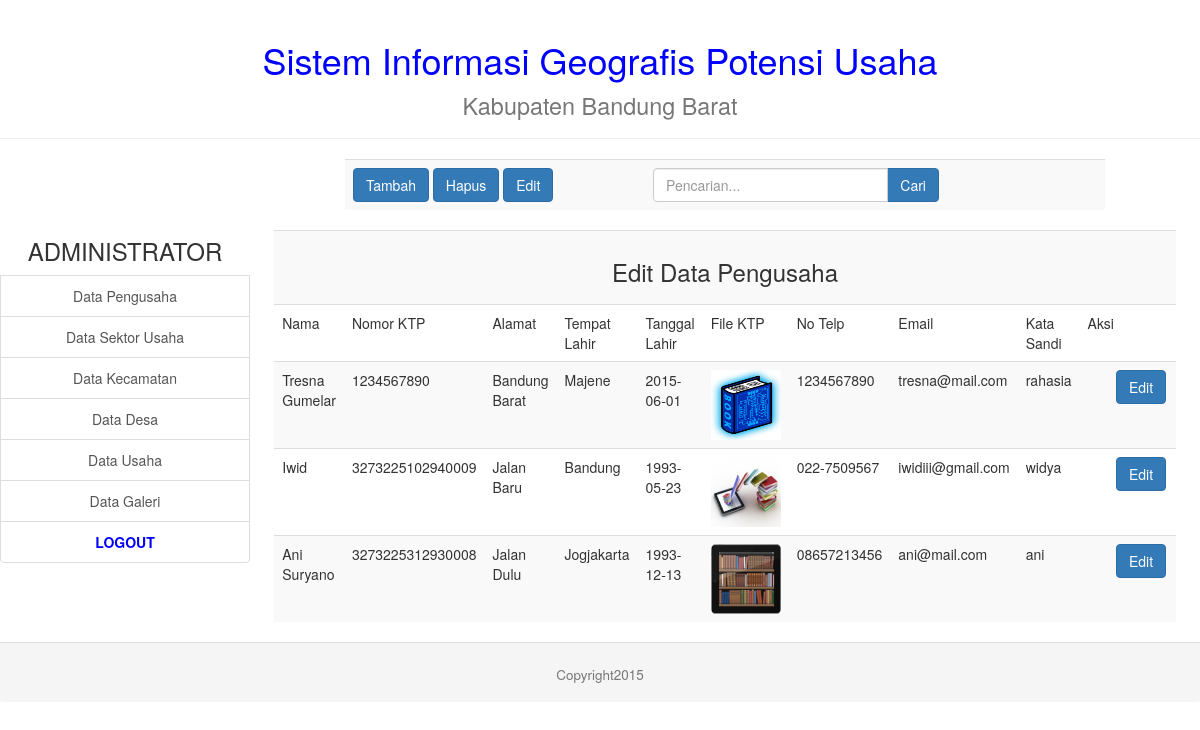
Screenshot of /admin/pengusaha_edit.php with the database file from the repository.
### tables this page shows
CREATE TABLE IF NOT EXISTS `pemilik_usaha` (
  `no_ktp` varchar(30) NOT NULL,
  `nama` varchar(50) NOT NULL,
  `alamat` varchar(50) NOT NULL,
  `tpt_lahir` varchar(20) NOT NULL,
  `tgl_lahir` date NOT NULL,
  `foto_ktp` varchar(50) NOT NULL,
  `no_telp` varchar(12) NOT NULL,
  `email` varchar(50) NOT NULL,
  `password` varchar(20) NOT NULL,
  `dihapus` char(1) NOT NULL DEFAULT 'T',
  `aktivasi` enum('DEACTIVE','ACTIVE') NOT NULL DEFAULT 'DEACTIVE',
  `tgl_daftar` datetime NOT NULL
);

### admin/pengusaha_edit.php (the view, shortened to what this page needs)
<!DOCTYPE html>
<html lang="en">
  <head>
    <?php include("lib_func.php"); ?>
    <link href="css/bootstrap.min.css" rel="stylesheet">
  </head>
<body>
    <table width="100%" align="center" border=0 >
      <tr>
        <td colspan=2 align="center" >
        </td>
      </tr>
      <tr>
        <td width="250px">
        </td>
        <td valign="top">
          <table class="table table-striped" align="center">
            <tr>
              <td align="left" width="300px">
                <a href="pengusaha_form_tambah.php"><button type="button" class="btn btn-primary">Tambah</button></a>
                <a href="pengusaha_hapus.php"><button type="button" class="btn btn-primary">Hapus</button></a>
                <a href="pengusaha_edit.php"><button type="button" class="btn btn-primary">Edit</button></a>
              </td>
              <td align="center">
                <div class="row">
                  <div class="col-lg-8">
                    <div class="input-group">
                      <input type="text" class="form-control" placeholder="Pencarian...">
                      <span class="input-group-btn">
                        <button class="btn btn-primary" type="button">Cari</button>
                      </span>
                    </div>
                  </div>
                </div>
              </td>
            </tr>
          </table>
          <?php
            $link=koneksi_db();
            $sql="select * from pemilik_usaha where dihapus='T' order by no_ktp";
            $result=mysql_query($sql,$link);
            $banyakrecord=mysql_num_rows($result);
            if($banyakrecord>0)
            {
              ?>
              <table class="table table-striped" align="center">
                <tr>
                  <td colspan=10 align="center" valign="middle"><font></font><h3>Edit Data Pengusaha</h3></td>
                </tr>
                <tr>
                  <td>Nama</td>
                  <td>Nomor KTP</td>
                  <td>Alamat</td>
                  <td>Tempat Lahir</td>
                  <td>Tanggal Lahir</td>
                  <td>File KTP</td>
                  <td>No Telp</td>
                  <td>Email</td>
                  <td>Kata Sandi</td>
                  <td>Aksi</td>
                </tr>
              <?php
              while($data=mysql_fetch_array($result))
              {
                ?>
                <tr>
                  <form method="get" action="pengusaha_form_edit.php">
                  <td>
                    <?php echo $data['nama'];?>
                  </td>
                  <td>
                    <?php echo $data['no_ktp'];?>
                  </td>
                  <td>
                    <?php echo $data['alamat'];?>
                  </td>
                  <td>
                    <?php echo $data['tpt_lahir'];?>
                  </td>
                  <td>
                    <?php echo $data['tgl_lahir'];?>
                  </td>
                  <td>
                    <img src="../admin/gambar/<?php echo $data['foto_ktp'];?>" width="70px" height="70px">
                  </td>
                  <td>
                    <?php echo $data['no_telp'];?>
                  </td>
                  <td>
                    <?php echo $data['email'];?>
                  </td>
                  <td>
                    <?php echo $data['password'];?>
                  </td>
                  <td align="center">
                    <div class="form-group" align="center">
                      <div class="col-sm-offset-2 col-sm-10">
                        <button class="btn btn-primary">Edit</button>
                      </div>
                    </div>
                  </td>
                  </form>
                </tr>
                  <?php
              }
            }
            else
            {
              echo "Data tidak ditemukan";
            }?>
            </table>
        </td>
      </tr>
      <tr>
        <td colspan=2>
        </td>
      </tr>
    </table>
</body>
</html>

### rows the page displays
pemilik_usaha: nama "Tresna Gumelar", no_ktp "1234567890", alamat "Bandung Barat", tpt_lahir "Majene", tgl_lahir "2015-06-01", foto_ktp (picture), no_telp "1234567890", email "tresna@mail.com", password "rahasia"
pemilik_usaha: nama "Iwid", no_ktp "3273225102940009", alamat "Jalan Baru", tpt_lahir "Bandung", tgl_lahir "1993-05-23", foto_ktp (picture), no_telp "022-7509567", email "iwidiii@gmail.com", password "widya"
pemilik_usaha: nama "Ani Suryano", no_ktp "3273225312930008", alamat "Jalan Dulu", tpt_lahir "Jogjakarta", tgl_lahir "1993-12-13", foto_ktp (picture), no_telp "08657213456", email "ani@mail.com", password "ani"
